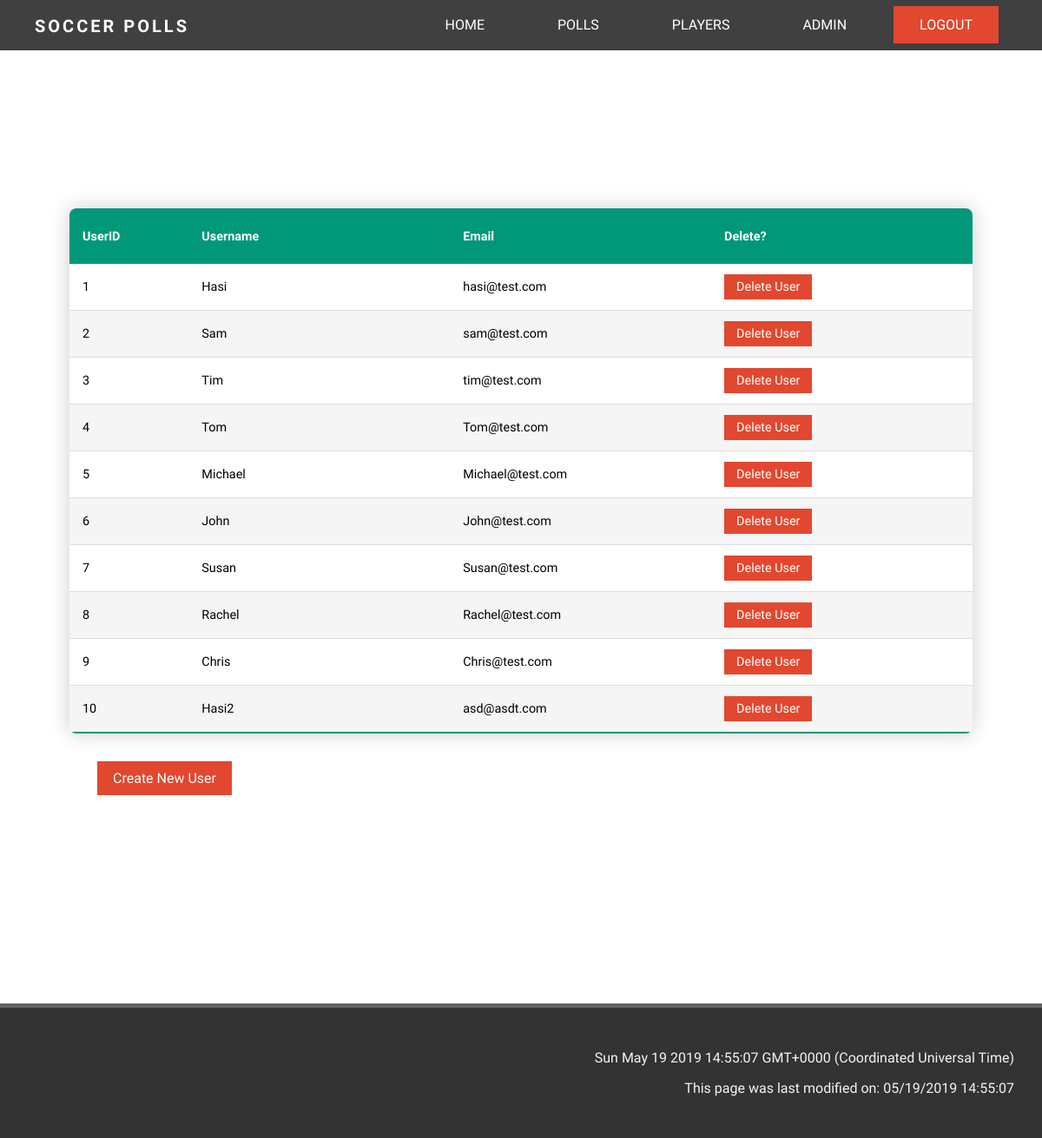
Page /admin (signed in) on the earlier database version.
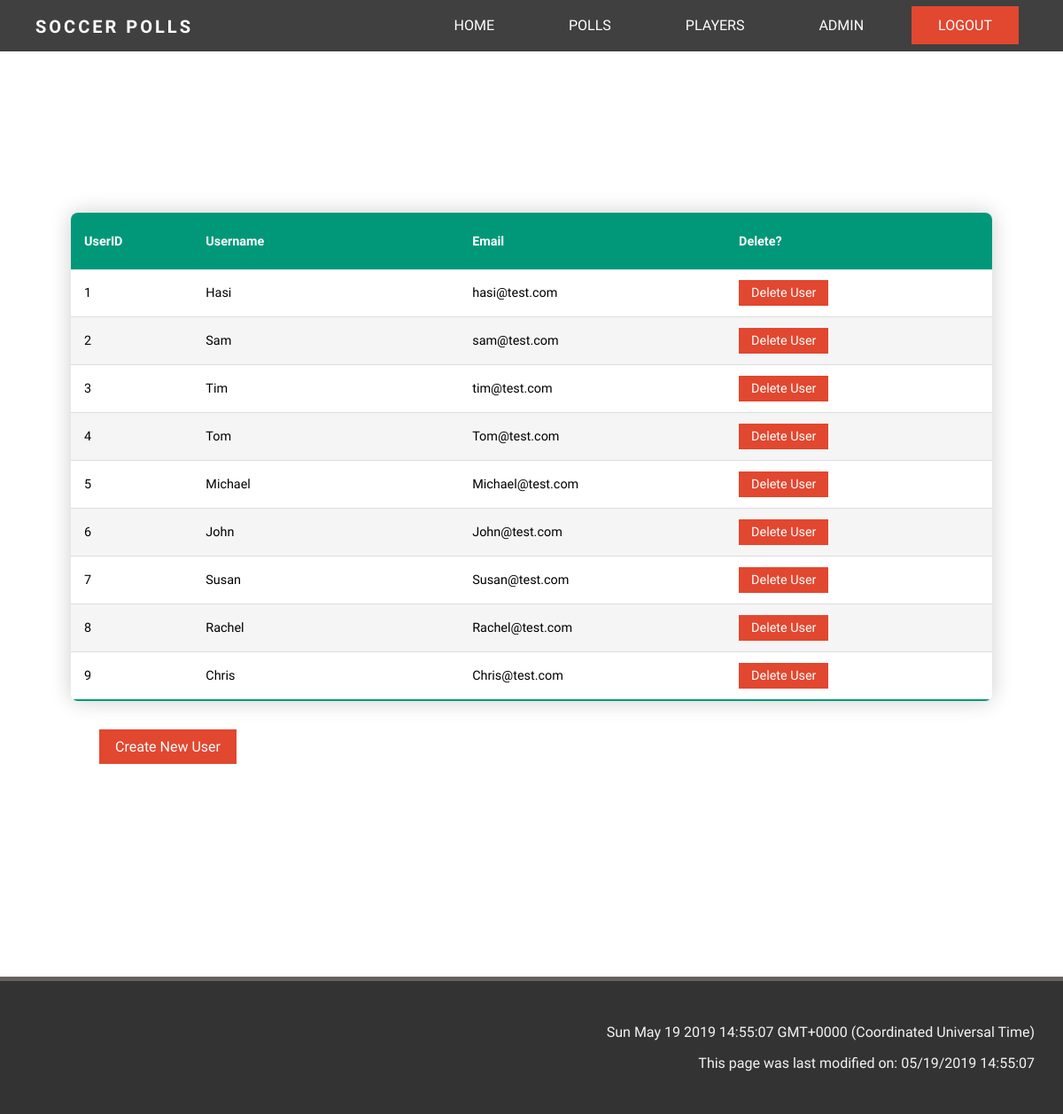
Same page on the later database version.
### app/models.py (models this page shows, shortened)
class User(UserMixin, db.Model):
    id = db.Column(db.Integer, primary_key=True)
    username = db.Column(db.String(64), index=True, unique=True)
    email = db.Column(db.String(120), index=True, unique=True)
    password_hash = db.Column(db.String(128))
    admin = db.Column(db.Boolean, index=False, default=False)
    createdpolls = db.relationship('Polls', backref='creator', lazy='dynamic')
    voter = db.relationship('PollVote', backref='voter', lazy='dynamic')

### app/routes.py (the view)
@app.route('/admin')
@login_required
def admin():
    if current_user.is_anonymous:
        return redirect(url_for('unauthorised'))
    if not current_user.admin:
        return redirect(url_for('unauthorised'))
    users = User.query.all()
    return render_template('admin.html', title='Admin Page', users=users)

### app/models.py (called while the page is built)
@login.user_loader
def load_user(id):
    return User.query.get(int(id))

### app/templates/admin.html (shortened to what this page needs)
<!DOCTYPE html>
<html lang="en">
<head>
</head>
{% extends "base2.html" %}
{% block content %}
<div class="table-container">
    <table class="table-content">
        <thead>
            <tr>
                <th>UserID</th>
                <th>Username</th>
                <th>Email</th>
                <th>Delete?</th>
            </tr>
        </thead>
        <tbody>{% for user in users %}
            <tr id=user.id>
                <td>{{ user.id }} </td>
                <td class="fix-size">{{ user.username }}</td>
                <td class="fix-size">{{ user.email }}</td>
                <td class="fix-size"><a href="{{ url_for('deluser', userid=user.id) }}" class="tablebtn">Delete User</a></td>
            </tr>
            {% endfor %}
        </tbody>
    </table>
    <a href="{{ url_for('usercreate')}}" class="otherbtn">Create New User </a>
</div>
{% endblock %}

Differences in the rows shown:
removed User: id "10", username "Hasi2", email "asd@asdt.com"
